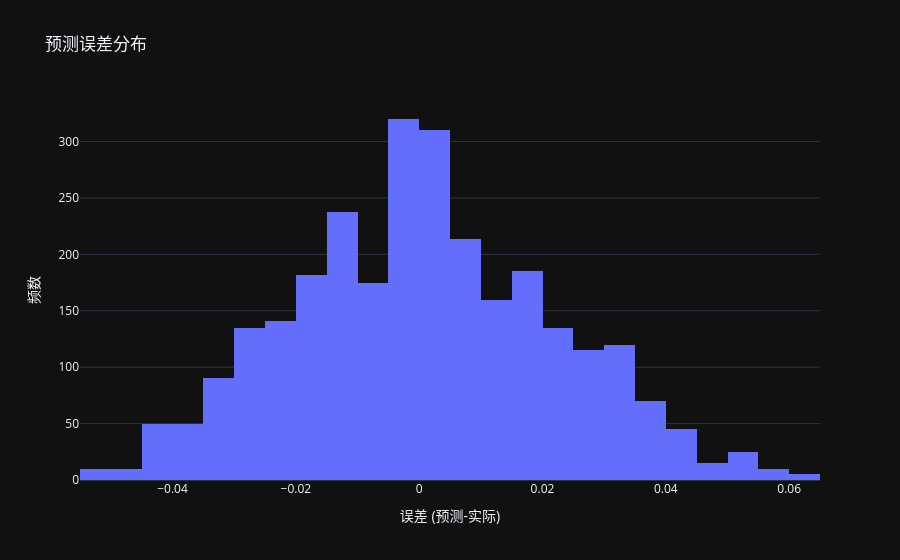
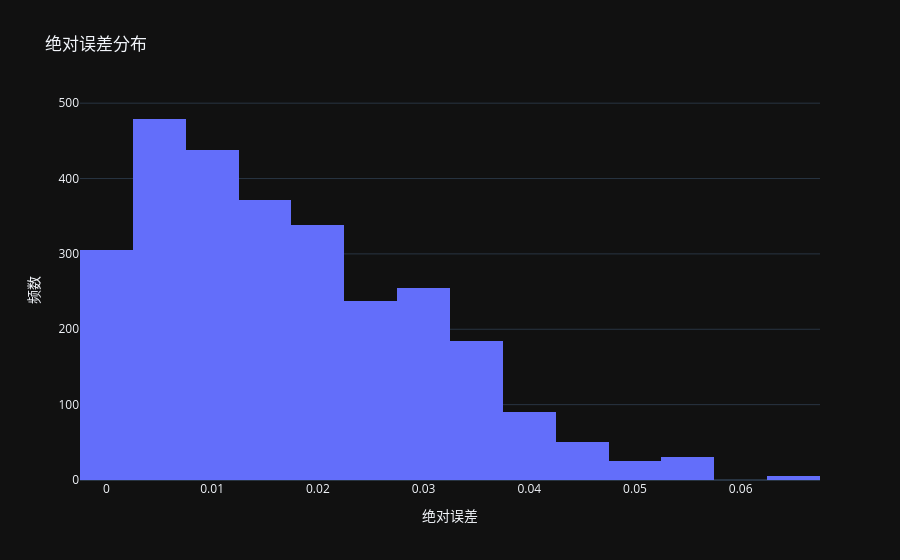
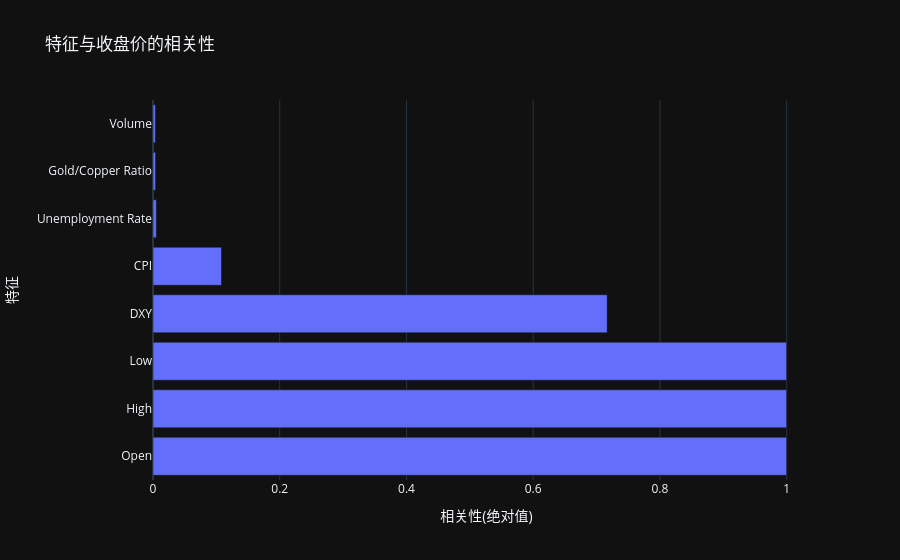

The cell these charts' notebook holds for them, in order:
### Code cell
print("数据分析：预测误差分布、特征统计")
print("="*50)

errors = (preds.reshape(-1) - trues.reshape(-1))
error_df = pd.DataFrame({
    'Error': errors,
    'AbsError': np.abs(errors),
    'Actual': trues.reshape(-1),
})

fig_error_dist = px.histogram(error_df, x='Error', nbins=30, title='预测误差分布')
fig_error_dist.update_layout(template='plotly_dark', xaxis_title='误差 (预测-实际)', yaxis_title='频数')
fig_error_dist.show()

fig_abs_error = px.histogram(error_df, x='AbsError', nbins=30, title='绝对误差分布')
fig_abs_error.update_layout(template='plotly_dark', xaxis_title='绝对误差', yaxis_title='频数')
fig_abs_error.show()

error_stats = {
    'MAE': float(np.mean(error_df['AbsError'])),
    'RMSE': float(np.sqrt(np.mean(error_df['AbsError']**2))),
    '中位数误差': float(np.median(errors)),
    '误差std': float(np.std(errors)),
    '最大误差': float(np.max(np.abs(errors))),
}
print("\n误差统计:")
for k, v in error_stats.items():
    print(f"  {k}: {v:.6f}")

feature_importance = np.abs(corr['Close'].drop('Close')).sort_values(ascending=False)
fig_importance = px.bar(x=feature_importance.values, y=feature_importance.index, 
                        title='特征与收盘价的相关性', orientation='h')
fig_importance.update_layout(template='plotly_dark', xaxis_title='相关性(绝对值)', yaxis_title='特征')
fig_importance.show()

print("\n数据范围:")
print(f"  总样本数: {len(df)}")
print(f"  日期范围: {df['Date'].min()} 到 {df['Date'].max()}")
print(f"  训练集: {len(train_df)} (70%)")
print(f"  验证集: {len(val_df)} (15%)")
print(f"  测试集: {len(test_df)} (15%)")

### Figure 1 — Plotly figure (JSON) as saved in the notebook; plotly's stock layout.template omitted (floating-point values rounded to 4 significant figures; data arrays with more than 128 entries replaced by an {"elided": "..."} marker saying what was removed)
{"data": [{"bingroup": "x", "hovertemplate": "Error=%{x}<br>count=%{y}<extra></extra>", "legendgroup": "", "marker": {"color": "#636efa", "pattern": {"shape": ""}}, "name": "", "nbinsx": 30, "orientation": "v", "showlegend": false, "type": "histogram", "x": {"elided": "2810 float values"}, "xaxis": "x", "yaxis": "y"}], "layout": {"barmode": "relative", "legend": {"tracegroupgap": 0}, "title": {"text": "预测误差分布"}, "xaxis": {"anchor": "y", "domain": [0, 1], "title": {"text": "误差 (预测-实际)"}}, "yaxis": {"anchor": "x", "domain": [0, 1], "title": {"text": "频数"}}}}

### Figure 2 — Plotly figure (JSON) as saved in the notebook; plotly's stock layout.template omitted (floating-point values rounded to 4 significant figures; data arrays with more than 128 entries replaced by an {"elided": "..."} marker saying what was removed)
{"data": [{"bingroup": "x", "hovertemplate": "AbsError=%{x}<br>count=%{y}<extra></extra>", "legendgroup": "", "marker": {"color": "#636efa", "pattern": {"shape": ""}}, "name": "", "nbinsx": 30, "orientation": "v", "showlegend": false, "type": "histogram", "x": {"elided": "2810 float values"}, "xaxis": "x", "yaxis": "y"}], "layout": {"barmode": "relative", "legend": {"tracegroupgap": 0}, "title": {"text": "绝对误差分布"}, "xaxis": {"anchor": "y", "domain": [0, 1], "title": {"text": "绝对误差"}}, "yaxis": {"anchor": "x", "domain": [0, 1], "title": {"text": "频数"}}}}

### Figure 3 — Plotly figure (JSON) as saved in the notebook; plotly's stock layout.template omitted (floating-point values rounded to 4 significant figures)
{"data": [{"hovertemplate": "x=%{x}<br>y=%{y}<extra></extra>", "legendgroup": "", "marker": {"color": "#636efa", "pattern": {"shape": ""}}, "name": "", "orientation": "h", "showlegend": false, "textposition": "auto", "type": "bar", "x": [1.0, 0.9999, 0.9999, 0.7168, 0.1081, 0.005373, 0.004065, 0.003817], "xaxis": "x", "y": ["Open", "High", "Low", "DXY", "CPI", "Unemployment Rate", "Gold/Copper Ratio", "Volume"], "yaxis": "y"}], "layout": {"barmode": "relative", "legend": {"tracegroupgap": 0}, "title": {"text": "特征与收盘价的相关性"}, "xaxis": {"anchor": "y", "domain": [0, 1], "title": {"text": "相关性(绝对值)"}}, "yaxis": {"anchor": "x", "domain": [0, 1], "title": {"text": "特征"}}}}
